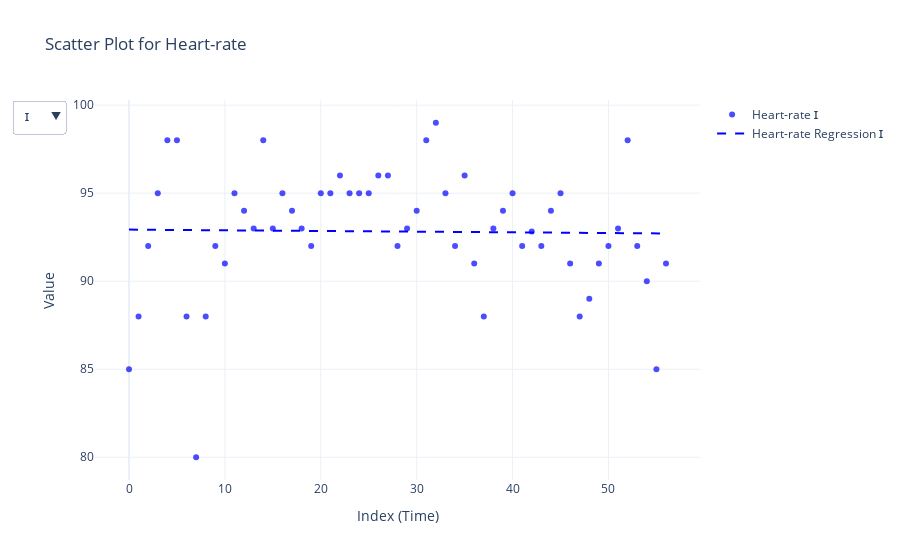

The notebook cell saved with this chart:
### Markdown cell above
###  **Interactive Summary Table for Heart rate**
### **Linear regression for Heart-rate**

### Code cell
import pandas as pd
import plotly.graph_objects as go
import scipy.stats as stats
import ipywidgets as widgets
from ipywidgets import Output, VBox
from IPython.display import display

# Define column names for Heart-rate
heart_rate_columns = ['Heart-rate-Z', 'Heart-rate-R', 'Heart-rate-O', 'Heart-rate-J']
roman_labels = ['Ⅰ', 'Ⅱ', 'Ⅲ', 'Ⅳ']

fig = go.Figure()
summary_stats = []

# Creating dropdown options
dropdown_options = []
for i, (heart_col, roman) in enumerate(zip(heart_rate_columns, roman_labels)):
    heart_data = pd.to_numeric(df_filled[heart_col], errors='coerce').dropna()
    aligned_index = df_filled.index[df_filled[muscle_col].notna()]  # Keep only valid indices


    # Linear regression for Heart-rate
    if len(heart_data) > 1:
        heart_slope, heart_intercept, _, _, _ = stats.linregress(aligned_index, heart_data)
    else:
        heart_slope, heart_intercept = 0, heart_data.mean() if not heart_data.empty else 0

    # Summary Statistics
    summary_stats.append(
        pd.DataFrame({
            "Metric": ["Mean", "Std Dev", "Skewness", "Kurtosis", "Normality Test p-value"],
            "Heart-rate (bpm)": [heart_data.mean(), heart_data.std(), heart_data.skew(), heart_data.kurtosis(), stats.normaltest(heart_data).pvalue if len(heart_data) > 2 else None]
        })
    )

    # Scatter plot for Heart-rate
    fig.add_trace(go.Scatter(
        x=df_filled.index, 
        y=heart_data, 
        mode='markers', 
        name=f'Heart-rate {roman}',
        marker=dict(size=6, opacity=0.7, color='blue'),
        visible=(i == 0)
    ))

    # Regression line for Heart-rate
    fig.add_trace(go.Scatter(
        x=df_filled.index, 
        y=heart_slope * df_filled.index + heart_intercept,
        mode='lines',
        name=f'Heart-rate Regression {roman}',
        line=dict(dash='dash', color='blue'),
        visible=(i == 0)
    ))

    dropdown_options.append(
        dict(label=roman,
             method="update",
             args=[{"visible": [j // 4 == i for j in range(4 * len(roman_labels))]},
                   {"title": f"Scatter Plot & Regression - {roman}"}])
    )

fig.update_layout(
    title="Scatter Plot for Heart-rate",
    xaxis_title="Index (Time)",
    yaxis_title="Value",
    updatemenus=[dict(buttons=dropdown_options, direction="down", showactive=True)],
    template="plotly_white"
)

fig.show()

# **Interactive Summary Table**
# Dropdown Widget
dropdown = widgets.Dropdown(
    options=list(zip(roman_labels, range(len(roman_labels)))),
    description='User:',
    style={'description_width': 'initial'}
)

# Output Widget
out = Output()

# Function to update summary table
def update_summary(change):
    with out:
        out.clear_output(wait=True)
        display(summary_stats[change.new])

# Connect dropdown to function
dropdown.observe(update_summary, names='value')

# Show initial table
with out:
    display(summary_stats[0])

# Display Dropdown + Table
display(VBox([dropdown, out]))

### Figure 1 — Plotly figure (JSON) as saved in the notebook; plotly's stock layout.template omitted (floating-point values rounded to 4 significant figures)
{"data": [{"marker": {"color": "blue", "opacity": 0.7, "size": 6}, "mode": "markers", "name": "Heart-rate Ⅰ", "type": "scatter", "visible": true, "x": [0, 1, 2, 3, 4, 5, 6, 7, 8, 9, 10, 11, 12, 13, 14, 15, 16, 17, 18, 19, 20, 21, 22, 23, 24, 25, 26, 27, 28, 29, 30, 31, 32, 33, 34, 35, 36, 37, 38, 39, 40, 41, 42, 43, 44, 45, 46, 47, 48, 49, 50, 51, 52, 53, 54, 55, 56], "y": [85, 88, 92, 95, 98, 98, 88, 80, 88, 92, 91, 95, 94, 93, 98, 93, 95, 94, 93, 92, 95, 95, 96, 95, 95, 95, 96, 96, 92, 93, 94, 98, 99, 95, 92, 96, 91, 88, 93, 94, 95, 92, 92.82, 92, 94, 95, 91, 88, 89, 91, 92, 93, 98, 92, 90, 85, 91]}, {"line": {"color": "blue", "dash": "dash"}, "mode": "lines", "name": "Heart-rate Regression Ⅰ", "type": "scatter", "visible": true, "x": [0, 1, 2, 3, 4, 5, 6, 7, 8, 9, 10, 11, 12, 13, 14, 15, 16, 17, 18, 19, 20, 21, 22, 23, 24, 25, 26, 27, 28, 29, 30, 31, 32, 33, 34, 35, 36, 37, 38, 39, 40, 41, 42, 43, 44, 45, 46, 47, 48, 49, 50, 51, 52, 53, 54, 55, 56], "y": [92.93, 92.93, 92.92, 92.92, 92.91, 92.91, 92.91, 92.9, 92.9, 92.89, 92.89, 92.89, 92.88, 92.88, 92.88, 92.87, 92.87, 92.86, 92.86, 92.86, 92.85, 92.85, 92.84, 92.84, 92.84, 92.83, 92.83, 92.83, 92.82, 92.82, 92.81, 92.81, 92.81, 92.8, 92.8, 92.79, 92.79, 92.79, 92.78, 92.78, 92.78, 92.77, 92.77, 92.76, 92.76, 92.76, 92.75, 92.75, 92.74, 92.74, 92.74, 92.73, 92.73, 92.73, 92.72, 92.72, 92.71]}, {"marker": {"color": "blue", "opacity": 0.7, "size": 6}, "mode": "markers", "name": "Heart-rate Ⅱ", "type": "scatter", "visible": false, "x": [0, 1, 2, 3, 4, 5, 6, 7, 8, 9, 10, 11, 12, 13, 14, 15, 16, 17, 18, 19, 20, 21, 22, 23, 24, 25, 26, 27, 28, 29, 30, 31, 32, 33, 34, 35, 36, 37, 38, 39, 40, 41, 42, 43, 44, 45, 46, 47, 48, 49, 50, 51, 52, 53, 54, 55, 56], "y": [77, 74, 79, 74, 72, 65, 71, 77, 74, 73, 72.71, 79, 72.71, 78, 74, 74, 70, 70, 68, 76, 73, 76, 67, 74, 72, 69, 67, 63, 63, 65, 68, 71, 68, 75, 76, 75, 72, 67, 75, 74, 73, 79, 79, 73, 74, 78, 75, 86, 86, 63, 70, 70, 68, 67, 76, 74, 73]}, {"line": {"color": "blue", "dash": "dash"}, "mode": "lines", "name": "Heart-rate Regression Ⅱ", "type": "scatter", "visible": false, "x": [0, 1, 2, 3, 4, 5, 6, 7, 8, 9, 10, 11, 12, 13, 14, 15, 16, 17, 18, 19, 20, 21, 22, 23, 24, 25, 26, 27, 28, 29, 30, 31, 32, 33, 34, 35, 36, 37, 38, 39, 40, 41, 42, 43, 44, 45, 46, 47, 48, 49, 50, 51, 52, 53, 54, 55, 56], "y": [72.64, 72.64, 72.65, 72.65, 72.65, 72.65, 72.66, 72.66, 72.66, 72.66, 72.67, 72.67, 72.67, 72.67, 72.68, 72.68, 72.68, 72.68, 72.69, 72.69, 72.69, 72.69, 72.69, 72.7, 72.7, 72.7, 72.7, 72.71, 72.71, 72.71, 72.71, 72.72, 72.72, 72.72, 72.72, 72.73, 72.73, 72.73, 72.73, 72.74, 72.74, 72.74, 72.74, 72.74, 72.75, 72.75, 72.75, 72.75, 72.76, 72.76, 72.76, 72.76, 72.77, 72.77, 72.77, 72.77, 72.78]}, {"marker": {"color": "blue", "opacity": 0.7, "size": 6}, "mode": "markers", "name": "Heart-rate Ⅲ", "type": "scatter", "visible": false, "x": [0, 1, 2, 3, 4, 5, 6, 7, 8, 9, 10, 11, 12, 13, 14, 15, 16, 17, 18, 19, 20, 21, 22, 23, 24, 25, 26, 27, 28, 29, 30, 31, 32, 33, 34, 35, 36, 37, 38, 39, 40, 41, 42, 43, 44, 45, 46, 47, 48, 49, 50, 51, 52, 53, 54, 55, 56], "y": [63, 71, 72, 62, 71, 74, 71, 71, 74, 64, 78, 77, 72, 74, 70, 76, 73, 68, 71, 72, 74, 71, 71, 69, 65, 65, 64, 70, 72, 68, 66, 73, 70, 69, 71, 64, 68, 70, 71, 62, 75, 68, 64, 69, 71, 78, 66, 73, 73, 69, 74, 73, 75, 66, 73, 73, 66]}, {"line": {"color": "blue", "dash": "dash"}, "mode": "lines", "name": "Heart-rate Regression Ⅲ", "type": "scatter", "visible": false, "x": [0, 1, 2, 3, 4, 5, 6, 7, 8, 9, 10, 11, 12, 13, 14, 15, 16, 17, 18, 19, 20, 21, 22, 23, 24, 25, 26, 27, 28, 29, 30, 31, 32, 33, 34, 35, 36, 37, 38, 39, 40, 41, 42, 43, 44, 45, 46, 47, 48, 49, 50, 51, 52, 53, 54, 55, 56], "y": [70.37, 70.36, 70.36, 70.35, 70.35, 70.34, 70.34, 70.33, 70.33, 70.32, 70.32, 70.31, 70.31, 70.3, 70.3, 70.29, 70.29, 70.28, 70.28, 70.27, 70.27, 70.26, 70.26, 70.25, 70.25, 70.24, 70.24, 70.23, 70.23, 70.22, 70.22, 70.21, 70.21, 70.2, 70.2, 70.19, 70.19, 70.18, 70.18, 70.17, 70.17, 70.16, 70.16, 70.15, 70.15, 70.14, 70.14, 70.13, 70.13, 70.12, 70.12, 70.11, 70.11, 70.1, 70.1, 70.09, 70.09]}, {"marker": {"color": "blue", "opacity": 0.7, "size": 6}, "mode": "markers", "name": "Heart-rate Ⅳ", "type": "scatter", "visible": false, "x": [0, 1, 2, 3, 4, 5, 6, 7, 8, 9, 10, 11, 12, 13, 14, 15, 16, 17, 18, 19, 20, 21, 22, 23, 24, 25, 26, 27, 28, 29, 30, 31, 32, 33, 34, 35, 36, 37, 38, 39, 40, 41, 42, 43, 44, 45, 46, 47, 48, 49, 50, 51, 52, 53, 54, 55, 56], "y": [64, 71, 65, 65, 66, 57, 57, 58, 60, 72, 62, 59, 60, 58, 59, 57, 77, 59, 62, 61, 63, 62, 56, 58, 58, 60, 58, 54, 60, 50, 52, 58, 58, 59, 59, 56, 57, 59, 60, 55, 60, 63, 62, 67, 68, 59, 64, 67, 65, 61, 60, 62, 61, 59, 64, 55, 68]}, {"line": {"color": "blue", "dash": "dash"}, "mode": "lines", "name": "Heart-rate Regression Ⅳ", "type": "scatter", "visible": false, "x": [0, 1, 2, 3, 4, 5, 6, 7, 8, 9, 10, 11, 12, 13, 14, 15, 16, 17, 18, 19, 20, 21, 22, 23, 24, 25, 26, 27, 28, 29, 30, 31, 32, 33, 34, 35, 36, 37, 38, 39, 40, 41, 42, 43, 44, 45, 46, 47, 48, 49, 50, 51, 52, 53, 54, 55, 56], "y": [61.39, 61.37, 61.35, 61.33, 61.31, 61.29, 61.27, 61.25, 61.23, 61.2, 61.18, 61.16, 61.14, 61.12, 61.1, 61.08, 61.06, 61.04, 61.02, 61.0, 60.97, 60.95, 60.93, 60.91, 60.89, 60.87, 60.85, 60.83, 60.81, 60.79, 60.77, 60.74, 60.72, 60.7, 60.68, 60.66, 60.64, 60.62, 60.6, 60.58, 60.56, 60.53, 60.51, 60.49, 60.47, 60.45, 60.43, 60.41, 60.39, 60.37, 60.35, 60.33, 60.3, 60.28, 60.26, 60.24, 60.22]}], "layout": {"title": {"text": "Scatter Plot for Heart-rate"}, "updatemenus": [{"buttons": [{"args": [{"visible": [true, true, true, true, false, false, false, false, false, false, false, false, false, false, false, false]}, {"title": "Scatter Plot & Regression - Ⅰ"}], "label": "Ⅰ", "method": "update"}, {"args": [{"visible": [false, false, false, false, true, true, true, true, false, false, false, false, false, false, false, false]}, {"title": "Scatter Plot & Regression - Ⅱ"}], "label": "Ⅱ", "method": "update"}, {"args": [{"visible": [false, false, false, false, false, false, false, false, true, true, true, true, false, false, false, false]}, {"title": "Scatter Plot & Regression - Ⅲ"}], "label": "Ⅲ", "method": "update"}, {"args": [{"visible": [false, false, false, false, false, false, false, false, false, false, false, false, true, true, true, true]}, {"title": "Scatter Plot & Regression - Ⅳ"}], "label": "Ⅳ", "method": "update"}], "direction": "down", "showactive": true}], "xaxis": {"title": {"text": "Index (Time)"}}, "yaxis": {"title": {"text": "Value"}}}}
